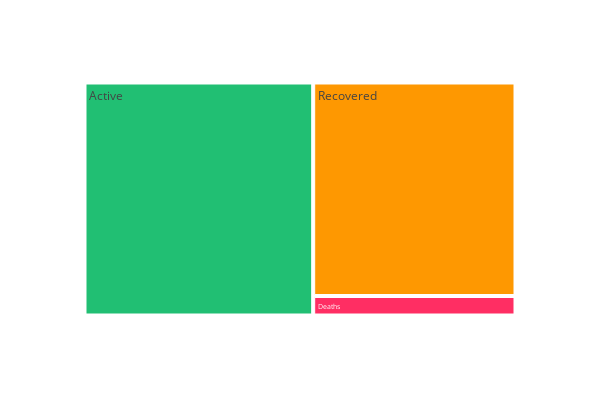

Here is the notebook cell this chart was saved with:
### Code cell
tm = temp.melt(id_vars="Date", value_vars=['Active', 'Deaths', 'Recovered'])
fig = px.treemap(tm, path=["variable"], values="value", height=400, width=600,
                 color_discrete_sequence=[rec, act, dth])
fig.show()

### Figure 1 — Plotly figure (JSON) as saved in the notebook; plotly's stock layout.template omitted (floating-point values rounded to 4 significant figures)
{"data": [{"branchvalues": "total", "domain": {"x": [0, 1], "y": [0, 1]}, "hoverlabel": {"namelength": 0}, "hovertemplate": "labels=%{label}<br>value=%{value}<br>parent=%{parent}<br>id=%{id}", "ids": ["Active", "Deaths", "Recovered"], "labels": ["Active", "Deaths", "Recovered"], "name": "", "parents": ["", "", ""], "type": "treemap", "values": [96332, 7126, 78088]}], "layout": {"height": 400, "legend": {"tracegroupgap": 0}, "margin": {"t": 60}, "treemapcolorway": ["#21bf73", "#fe9801", "#ff2e63"], "width": 600}}
